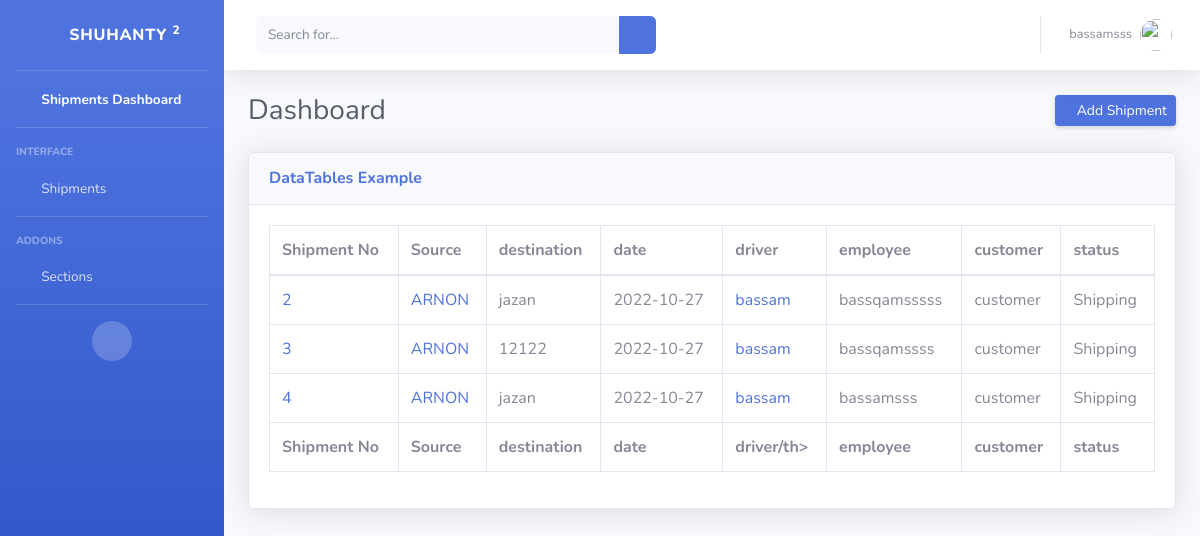
/shipments/ (signed in), run on the app's committed database.
### shipments/models.py (models this page shows, shortened)
class ShipmentModel(models.Model):
    Shipment_id = models.BigAutoField(primary_key=True)
    driver = models.ForeignKey(DriverModel, on_delete=models.CASCADE)
    company = models.ForeignKey(CompanyModel, on_delete=models.CASCADE, null=True)
    destination =  models.CharField(max_length=225,  help_text=' الوجهة')
    source =  models.CharField(max_length=225,  default='' , help_text=' المصدر')
    amount =  models.CharField(max_length=225,  help_text=' الاجرة')
    employee =  models.ForeignKey(User, on_delete=models.CASCADE)
    date = models.DateTimeField(default=timezone.now)
    updated_at = models.DateTimeField(auto_now=True)
    delivery_number = models.IntegerField()
    SHIPPING = 'Shipping'
    DELIVERY = 'Delivery'
    PAYTRIP = 'Pay_trip'
    shipment_status =[
        (SHIPPING, 'Shipping'),
        (DELIVERY,'Delivery'),
        (PAYTRIP,'Pay Trip'),
    ]
    status = models.CharField(max_length=10, default=SHIPPING, help_text='حالة الشحنة')

### companies/models.py (models this page shows, shortened)
class CompanyModel(models.Model):
    company_name = models.CharField(max_length=225,  help_text='اسم الشركة')
    company_id = models.BigAutoField(primary_key=True)
    company_city = models.CharField(max_length=225,  default='Dammam',help_text='مقر الشركة')
    charging_area = models.CharField( max_length=225, default='Jeddah', help_text='منطقة الشحن ')

### drivers/models.py (models this page shows, shortened)
class DriverModel(models.Model):
    driver_id = models.BigAutoField(primary_key=True)
    driver_name = models.CharField(max_length=225,  help_text='اسم السائق')
    Saudi_Arabia = 'Saudi'
    YEMEN = 'Yemeni'
    Syria = 'Syrian'
    Egypt = 'Egypt'
    Afghanistan = 'Afghanistan'
    Pakistan = 'Pakistani'
    Jordan = 'Jordanian'
    India = 'Indian'
    Other = 'other'
    countrys = [
        (Saudi_Arabia, 'Saudi'),
        (YEMEN, 'Yemeni'),
        (Syria, 'Syrian'),
        (Egypt, 'Egypt'),
        (Afghanistan, 'Afghanistan'),
        (Pakistan, 'Pakistani'),
        (Jordan, 'Jordanian'),
        (India, 'Indian'),
        (Other, 'other')
    ]
    driver_nationality = models.CharField(
        max_length=20, choices=countrys, default=Other,  help_text='جنسية السائق')
    driver_phone_number = models.CharField(
        max_length=16, help_text='رقم هاتف السائق ')
    Identification_Number = models.CharField(
        max_length=10,  help_text='رقم الهوية/الاقامة')
    truck_plate_number = models.CharField(
        max_length=8,  help_text='رقم لوحة الشاحنة')
    Truck_Reefers = 'Truck_Reefers'
    Truck_Flatbed  = 'Truck_Flatbed'
    Truck_high_sides = 'Truck_high_sides'
    Truck_Curtainsider = 'Truck_Curtainsider'
    lory_Flatbed= 'lory_Flatbed'
    lory_Reefers= 'lory_Reefers'
    dinah_Flatbed= 'dinah_Flatbed'
    dinah_Reefers= 'dinah_Reefers'
    Vehicle = [
        (Truck_Reefers, 'Truck_Reefers'),
        (Truck_Flatbed, 'Truck_Flatbed'),
        (Truck_high_sides, 'Truck_high_sides'),
        (Truck_Curtainsider, 'Truck_Curtainsider'),
        (lory_Flatbed, 'lory_Flatbed'),
        (lory_Reefers, 'lory_Reefers'),
        (dinah_Flatbed, 'dinah_Flatbed'),
        (dinah_Reefers, 'dinah_Reefers'),
    ]
    Vehicle_Type = models.CharField( choices=Vehicle, default=Truck_Flatbed,
        max_length=30, help_text='نوع السيارة(سطحة - جوانب) ....')
    Sequence_Number = models.CharField(
        max_length=30, help_text='الرقم التسلسلي من الاستمارة')
    Owner_car_id_number = models.CharField(
        max_length=10,  help_text='رقم هوية مالك السيارة')
    Identification_photo = models.ImageField(
        upload_to='driver/', null=True, help_text='صورة الهوية/الاقامة ')

### shipments/views.py (the view)
# urls.py: path('shipments/',shipments_list, name='shipments_list' ),
def shipments_list(request):
    shipments = ShipmentModel.objects.all()
    context = {
        'shipments':shipments,
    }
    return render(request, 'shipments/shipments-list.html',context)

### Shuhnaty/templates/shipments/shipments-list.html
{% extends 'base.html' %}
{% block item %}
<div class="d-sm-flex align-items-center justify-content-between mb-4">
    <h1 class="h3 mb-0 text-gray-800">Dashboard</h1>
    <a href="{% url 'shipments_add'%}" class="d-none d-sm-inline-block btn btn-sm btn-primary shadow-sm"><i class="fas fa-download fa-sm text-white-50"></i> Add Shipment </a>
</div>
{% endblock %}
{% block content %}
<div class="card shadow mb-4">
    <div class="card-header py-3">
        <h6 class="m-0 font-weight-bold text-primary">DataTables Example</h6>
    </div>
    <div class="card-body">
        <div class="table-responsive">
            <table class="table table-bordered" id="dataTable" width="100%" cellspacing="0">
                <thead>
                    <tr>
                        <th>Shipment No </th>
                        <th>Source</th>
                        <th>destination</th>
                        <th>date</th>
                        <th>driver</th>
                        <th>employee</th>
                        <th>customer</th>
                        <th>status</th>
                    </tr>
                </thead>
                <tfoot>
                    <tr>
                        <th>Shipment No </th>
                        <th>Source</th>
                        <th>destination</th>
                        <th>date</th>
                        <th>driver/th>
                        <th>employee</th>
                        <th>customer</th>
                        <th>status</th>
                    </tr>
                </tfoot>
                <tbody>
                    {% for shipmen in shipments %}
                    <tr>
                        <td>
                            <a href="{% url 'shipments_details' pk=shipmen.Shipment_id %}">{{ shipmen.Shipment_id }}</a>
                        </td>
                        <td>
                            <a href="{% url 'company_details' shipmen.company.pk %}">{{ shipmen.company.company_name }}</a>
                        </td>
                        <td>{{ shipmen.destination }}</td>
                        <td>{{ shipmen.date|date:'Y-m-d' }}</td>
                        <td>
                            <a href="{% url 'driver_details' shipmen.driver.pk %}">
                                {{ shipmen.driver.driver_name }}
                            </a>
                        </td>
                        <td>{{ shipmen.employee.username }}</td>
                        <td>customer </td>
                        <td>{{ shipmen.status }}</td>
                    </tr>
                    {% endfor %}
                </tbody>
            </table>
        </div>
    </div>
</div>
{% endblock %}

### Shuhnaty/templates/base.html (shortened to what this page needs)
{% load static %}
<!DOCTYPE html>
<html lang="en">
<head>
    <link href="{% static 'vendor/fontawesome-free/css/all.min.css' %}" rel="stylesheet" type="text/css">
    <link href="{% static 'css/sb-admin-2.min.css' %}" rel="stylesheet">
    <link href="{% static 'vendor/datatables/dataTables.bootstrap4.min.css' %}" rel="stylesheet">
</head>
<body id="page-top">
    <div id="wrapper">
        {% if user.is_authenticated %}
        <ul class="navbar-nav bg-gradient-primary sidebar sidebar-dark accordion" id="accordionSidebar">
            <a class="sidebar-brand d-flex align-items-center justify-content-center" href="{% url 'index' %}">
                <div class="sidebar-brand-icon rotate-n-15">
                    <i class="fas fa-laugh-wink"></i>
                </div>
                <div class="sidebar-brand-text mx-3">Shuhanty <sup>2</sup></div>
            </a>
            <hr class="sidebar-divider my-0">
            <li class="nav-item active">
                <a class="nav-link" href="{% url 'shipments_list'%}">
                    <i class="fas fa-fw fa-tachometer-alt"></i>
                    <span> Shipments Dashboard</span></a>
            </li>
            <hr class="sidebar-divider">
            <div class="sidebar-heading">
                Interface
            </div>
            <li class="nav-item">
                <a class="nav-link collapsed" href="#" data-toggle="collapse" data-target="#collapseTwo"
                    aria-expanded="true" aria-controls="collapseTwo">
                    <i class="fas fa-fw fa-cog"></i>
                    <span>Shipments</span>
                </a>
            </li>
            <hr class="sidebar-divider">
            <div class="sidebar-heading">
                Addons
            </div>
            <li class="nav-item">
                <a class="nav-link collapsed" href="#" data-toggle="collapse" data-target="#collapsePages"
                    aria-expanded="true" aria-controls="collapsePages">
                    <i class="fas fa-fw fa-folder"></i>
                    <span>Sections</span>
                </a>
            </li>
            <hr class="sidebar-divider d-none d-md-block">
            <div class="text-center d-none d-md-inline">
                <button class="rounded-circle border-0" id="sidebarToggle"></button>
            </div>
        </ul>
        {% endif %}
        <div id="content-wrapper" class="d-flex flex-column">
            <div id="content">
                {% if user.is_authenticated %}
                <nav class="navbar navbar-expand navbar-light bg-white topbar mb-4 static-top shadow">
                    <form
                        class="d-none d-sm-inline-block form-inline mr-auto ml-md-3 my-2 my-md-0 mw-100 navbar-search">
                        <div class="input-group">
                            <input type="text" class="form-control bg-light border-0 small" placeholder="Search for..."
                                aria-label="Search" aria-describedby="basic-addon2">
                            <div class="input-group-append">
                                <button class="btn btn-primary" type="button">
                                    <i class="fas fa-search fa-sm"></i>
                                </button>
                            </div>
                        </div>
                    </form>
                    <ul class="navbar-nav ml-auto">
                        <li class="nav-item dropdown no-arrow">
                            <a class="nav-link dropdown-toggle" href="#" id="userDropdown" role="button"
                                data-toggle="dropdown" aria-haspopup="true" aria-expanded="false">
                                <span class="mr-2 d-none d-lg-inline text-gray-600 small">{{ user }}</span>
                                <img class="img-profile rounded-circle" src="{% static 'img/undraw_profile.svg' %}">
                            </a>
                        </li>
                    </ul>
                </nav>
                {% endif %}
                <div class="container-fluid">
                    {% block item %}
                    {% endblock %}
                    {% block content %}
                    {% endblock %}
                </div>
            </div>
        </div>
    </div>
</body>
</html>

### data on the page
ShipmentModel: Shipment_id "2", company.company_name "ARNON", destination "jazan", date "2022-10-27", driver.driver_name "bassam", employee.username "bassqamsssss", status "Shipping"
ShipmentModel: Shipment_id "3", company.company_name "ARNON", destination "12122", date "2022-10-27", driver.driver_name "bassam", employee.username "bassqamssss", status "Shipping"
ShipmentModel: Shipment_id "4", company.company_name "ARNON", destination "jazan", date "2022-10-27", driver.driver_name "bassam", employee.username "bassamsss", status "Shipping"

### other printed values
{{ user }} "bassamsss"
